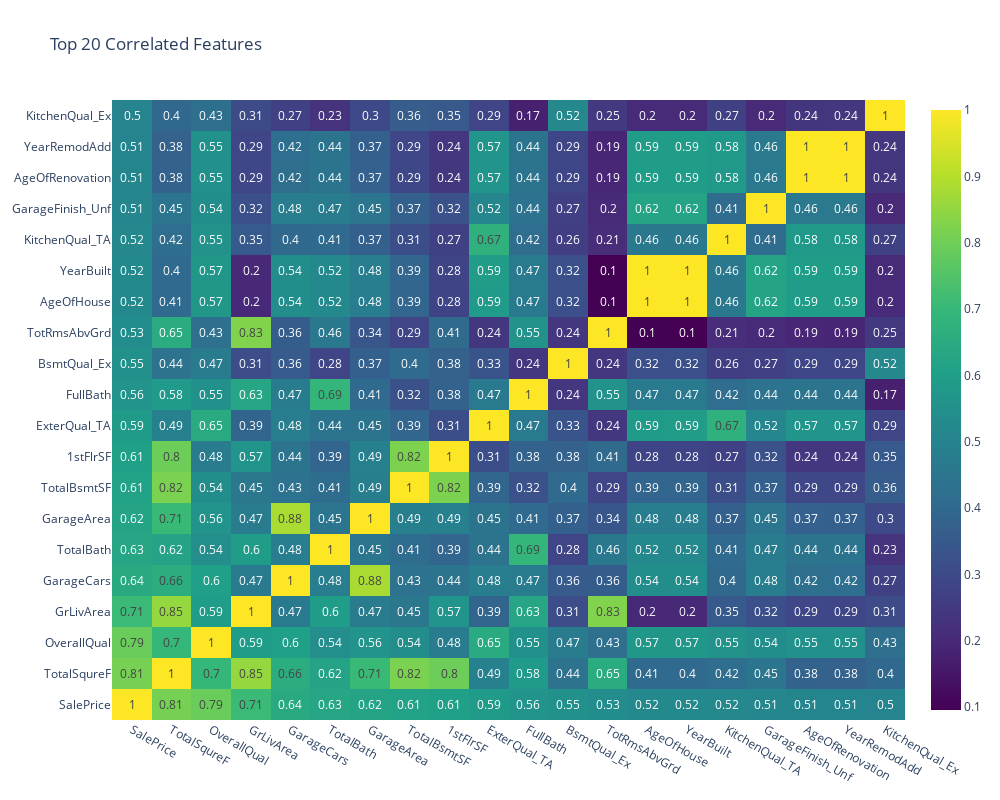

Here is the notebook cell this chart was saved with:
### Code cell
show_graphs = True
if show_graphs:
    # Split the data to numerical and categorical columns
    numerical_columns = train_data.select_dtypes(include=["int64", 'float64']).columns
    categorical_columns = train_data.select_dtypes(include=["object"]).columns


    # Encode the categorical columns
    categorical_columns_encoded = pd.get_dummies(train_data[categorical_columns])

    # Combine the numerical and encoded categorical columns
    train_data_encoded = pd.concat([train_data[numerical_columns], categorical_columns_encoded], axis=1)


    # Create a correlation matrix
    correlation_matrix = train_data_encoded.corr().abs()
    
    # Get the top N correlated features with the target variable
    top_correlated_features = correlation_matrix['SalePrice'].sort_values(ascending=False).head(N).index.tolist()

    # Filter the correlation matrix to get the top N correlated features
    filtered_correlation_matrix = correlation_matrix.loc[top_correlated_features, top_correlated_features]
    
    show_top_correlated_features(filtered_correlation_matrix, N)

### Figure 1 — Plotly figure (JSON) as saved in the notebook; plotly's stock layout.template omitted (floating-point values rounded to 4 significant figures; data arrays with more than 128 entries replaced by an {"elided": "..."} marker saying what was removed)
{"data": [{"colorscale": [[0, "#440154"], [0.1111, "#482878"], [0.2222, "#3e4989"], [0.3333, "#31688e"], [0.4444, "#26828e"], [0.5556, "#1f9e89"], [0.6667, "#35b779"], [0.7778, "#6ece58"], [0.8889, "#b5de2b"], [1, "#fde725"]], "showscale": true, "text": {"elided": "20x20 float values"}, "texttemplate": "%{text}", "type": "heatmap", "x": ["SalePrice", "TotalSqureF", "OverallQual", "GrLivArea", "GarageCars", "TotalBath", "GarageArea", "TotalBsmtSF", "1stFlrSF", "ExterQual_TA", "FullBath", "BsmtQual_Ex", "TotRmsAbvGrd", "AgeOfHouse", "YearBuilt", "KitchenQual_TA", "GarageFinish_Unf", "AgeOfRenovation", "YearRemodAdd", "KitchenQual_Ex"], "y": ["SalePrice", "TotalSqureF", "OverallQual", "GrLivArea", "GarageCars", "TotalBath", "GarageArea", "TotalBsmtSF", "1stFlrSF", "ExterQual_TA", "FullBath", "BsmtQual_Ex", "TotRmsAbvGrd", "AgeOfHouse", "YearBuilt", "KitchenQual_TA", "GarageFinish_Unf", "AgeOfRenovation", "YearRemodAdd", "KitchenQual_Ex"], "z": {"elided": "20x20 float values"}}], "layout": {"height": 800, "title": {"text": "Top 20 Correlated Features"}, "width": 1000}}
